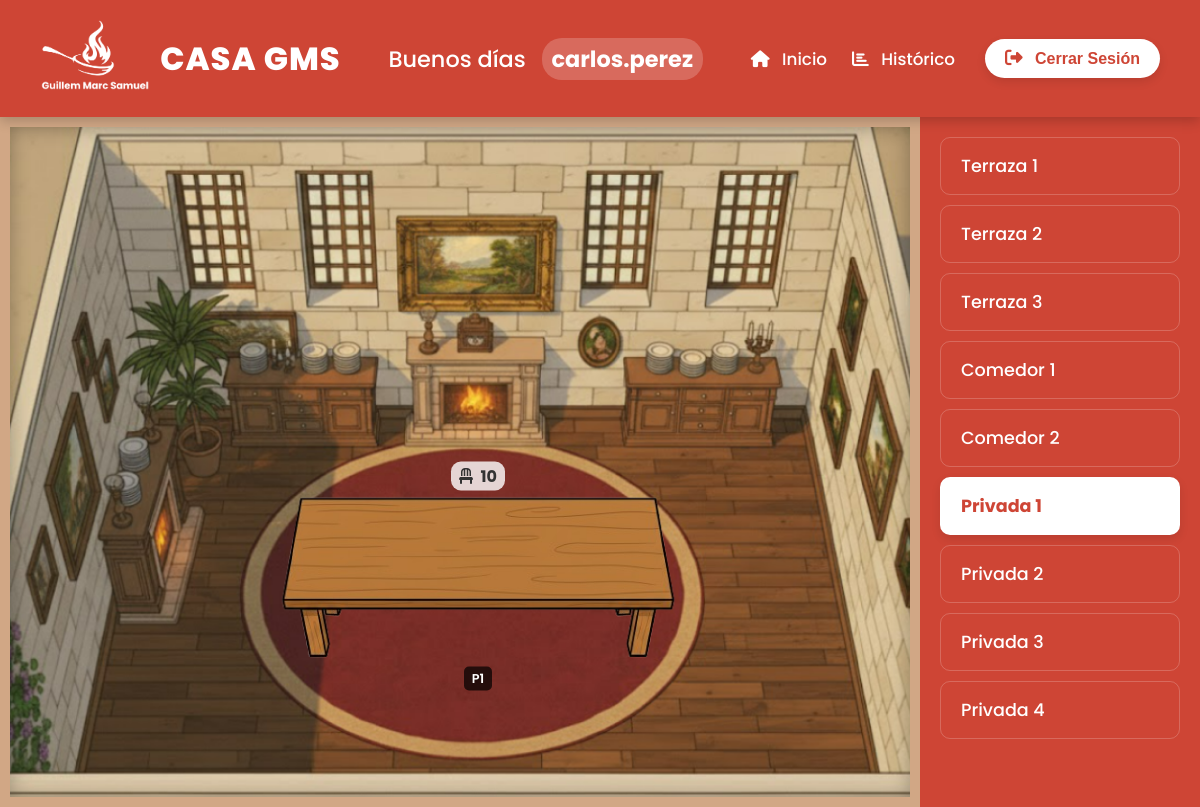
/PHP/PUBLIC/SALAS/privada1.php (signed in), run on the app's committed database.
### tables this page shows
CREATE TABLE IF NOT EXISTS mesas (
    id INT AUTO_INCREMENT PRIMARY KEY,
    id_sala INT NOT NULL,
    nombre VARCHAR(20) NOT NULL,
    sillas INT NOT NULL,
    estado INT DEFAULT 1,   
    asignado_por INT NULL,
    FOREIGN KEY (id_sala) REFERENCES salas(id) ON DELETE CASCADE,
    FOREIGN KEY (asignado_por) REFERENCES users(id) ON DELETE SET NULL
);

CREATE TABLE IF NOT EXISTS salas (
    id INT AUTO_INCREMENT PRIMARY KEY,
    nombre VARCHAR(100) NOT NULL,
    num_mesas INT DEFAULT 0
);

### PHP/PUBLIC/SALAS/privada1.php (the view, shortened to what this page needs)
<?php
require_once '../../CONEXION/conexion.php';
$id_sala_actual = 6;
try {
    $stmt_mesas = $conn->prepare("
        SELECT m.*, u.username AS camarero
        FROM mesas m
        LEFT JOIN users u ON m.asignado_por = u.id
        WHERE m.id_sala = :sala
    ");
    $stmt_mesas->execute(['sala' => $id_sala_actual]);
    $mesas = $stmt_mesas->fetchAll(PDO::FETCH_ASSOC);
} catch (PDOException $e) {
    die("Error al cargar las mesas: " . $e->getMessage());
}
try {
    $stmt_salas = $conn->query("SELECT id, nombre FROM salas");
    $salas = $stmt_salas->fetchAll(PDO::FETCH_ASSOC);
} catch (PDOException $e) {
    die("Error al cargar las salas: " . $e->getMessage());
}
?>
<!DOCTYPE html>
<html lang="es">
<head>
    <link rel="stylesheet" href="https://cdnjs.cloudflare.com/ajax/libs/font-awesome/6.5.1/css/all.min.css">
    <link rel="stylesheet" href="../../../css/panel_principal.css">
    <link rel="stylesheet" href="../../../css/salas_general.css">
    <link rel="stylesheet" href="../../../css/privada1.css">
    <link rel="stylesheet" href="../../../css/mesas_privadas.css">
</head>
<body>
    <?php
    require_once '../header.php';
    ?>
    <div class="sala-container">
        <main class="sala-layout privada1">
            <?php foreach ($mesas as $mesa): ?>
                <?php
                    $clase = $mesa['estado'] == 2 ? 'ocupada' : 'libre';
                    $accion = $mesa['estado'] == 1
                        ? './../../PROCEDIMIENTOS/asignar_mesa.php'
                        : './../../PROCEDIMIENTOS/liberar_mesa.php';
                ?>
                <form action="<?php echo $accion; ?>" method="POST" class="mesa-form">
                    <button type="submit" class="mesa <?php echo $clase; ?>" id="mesa-<?php echo $mesa['id']; ?>">
                        <img src="../../../img/mesa_privada1.png" alt="Mesa" class="mesa-img">
                        <span class="mesa-label"><?php echo htmlspecialchars($mesa['nombre']); ?></span>
                        <div class="mesa-sillas">
                            <i class="fa-solid fa-chair"></i> <?php echo $mesa['sillas']; ?>
                        </div>
                    </button>
                </form>
            <?php endforeach; ?>
        </main>
        <aside class="salas-navigation">
            <?php foreach ($salas as $sala): ?>
                <?php
                    $clase_activa = ($sala['id'] == $id_sala_actual) ? 'active' : '';
                    $nombre_fichero = strtolower(str_replace(' ', '', $sala['nombre']));
                    $url = $nombre_fichero . ".php";
                ?>
                <a href="<?php echo $url; ?>" class="sala-nav-link <?php echo $clase_activa; ?>">
                    <?php echo htmlspecialchars($sala['nombre']); ?>
                </a>
            <?php endforeach; ?>
        </aside>
    </div>
</body>
</html>

### css/panel_principal.css (style rules this page uses)
* { margin: 0; padding: 0; box-sizing: border-box; }
html, body { height: 100%; font-family: 'Poppins', sans-serif; color: #333; background-color: #f4f7f9; background-image: url('../img/fondo_panel_principal.png'); background-size: cover; background-attachment: fixed; background-position: center 50%; }

### css/salas_general.css (style rules this page uses)
body { overflow: hidden; font-family: 'Poppins', sans-serif; }
.sala-container { display: flex; height: calc(100vh - 110px); position: relative; font-family: 'Poppins', sans-serif; }
.salas-navigation { width: 280px; background-color: #ce4535; padding: 20px; overflow-y: auto; box-shadow: -5px 0 15px rgba(0,0,0,0.1); display: flex; flex-direction: column; gap: 10px; }
.sala-nav-link { display: block; text-decoration: none; color: white; font-size: 1.1rem; font-weight: 500; padding: 15px 20px; border-radius: 10px; transition: background-color 0.2s ease; border: 1px solid rgba(255, 255, 255, 0.2); }
.sala-nav-link.active { background-color: white; color: #ce4535; font-weight: 700; box-shadow: 0 4px 10px rgba(0,0,0,0.1); }
.sala-layout { flex-grow: 1; position: relative; background-size: cover; background-position: center; background-repeat: no-repeat; border: 10px solid #d1a785; box-shadow: inset 0 0 20px rgba(0,0,0,0.3); }
.mesa-form { display: contents; }
.mesa { border: none; font: inherit; background-color: transparent; box-shadow: none; position: absolute; cursor: pointer; transition: transform 0.2s ease; padding: 10px; border-radius: 10px; user-select: none; display: flex; flex-direction: column; align-items: center; gap: 5px; }
.mesa-img { width: 160px; height: auto; transition: filter 0.2s ease; }
.mesa-label { background-color: rgba(0, 0, 0, 0.7); color: white; font-size: 0.8rem; font-weight: 600; padding: 3px 8px; border-radius: 5px; white-space: nowrap; }
.mesa-sillas { font-size: 1rem; font-weight: 700; color: #333; background-color: rgba(255, 255, 255, 0.8); padding: 2px 8px; border-radius: 10px; order: -1; }
.mesa-sillas i { margin-right: 4px; }

### css/privada1.css (style rules this page uses)
.sala-layout.privada1 { background-image: url('../img/privada1.png'); background-position: center; background-size: cover; }
#mesa-21 { top: 67%; left: 52%; transform: translate(-50%, -50%); }

### css/mesas_privadas.css (style rules this page uses)
.mesa-img { width: 400px; height: auto; }

### data on the page
mesas: nombre "P1", sillas "10"
salas: nombre "Terraza 1"
salas: nombre "Terraza 2"
salas: nombre "Terraza 3"
salas: nombre "Comedor 1"
salas: nombre "Comedor 2"
salas: nombre "Privada 1"
salas: nombre "Privada 2"
salas: nombre "Privada 3"
salas: nombre "Privada 4"

### other printed values
$saludo "Buenos días"
$username "carlos.perez"
